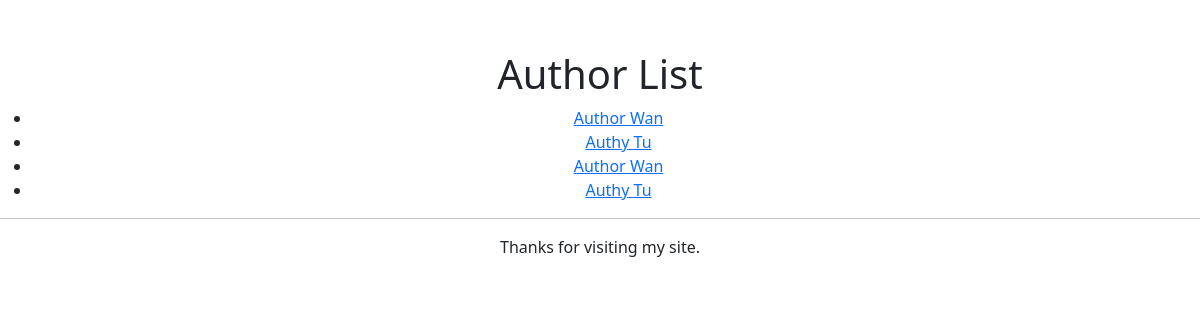
Page /author/ (signed in) on the earlier database version.
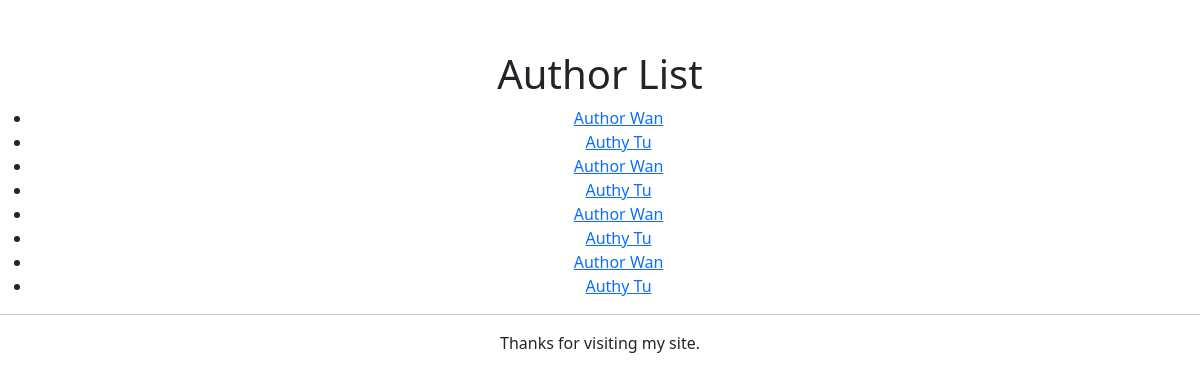
Same page on the later database version.
### exercises/models.py (models this page shows, shortened)
class Author(models.Model):
    first_name = models.CharField(max_length=30, null=True)
    last_name = models.CharField(max_length=40, null=True)
    email = models.EmailField(null=True)

### exercises/views.py (the view)
# urls.py: path("author/", author_list, name='authors'),
@login_required
def author_list(request):
    authors = Author.objects.all()
    return render(
        request,
        "author_list.html",
        {"author_list": authors}
    )

### templates/author_list.html (shortened to what this page needs)
{% extends "base.html" %}
{% block header %}
<h1>Author List</h1>
{% endblock %}
{% block content %}
<ul>
{% for author in author_list %}
    <li><a href= "{% url 'author-information' author.pk %}">{{author.first_name}} {{author.last_name}}</a></li>
{% empty %}
    <li>No authors</li>
{% endfor %}
</ul>
{% endblock %}

### templates/base.html (shortened to what this page needs)
<!DOCTYPE html>
<html lang="en">
<head>
    <link href="https://cdn.jsdelivr.net/npm/bootstrap@5.0.2/dist/css/bootstrap.min.css" rel="stylesheet">
</head>
<body>
    <div id="maindiv">
    {% block header %}{% endblock %}
    {% block content %}{% endblock %}
    {% block footer %}
    <hr>
    <p>Thanks for visiting my site.</p>
    {% endblock %}
    </div>
</body>
</html>

### templates/base.html (style rules this page uses)
h1 { text-align: center; }
p { text-align: center; }
div { text-align: center; }
#maindiv { margin-top: 50px; }
a { margin-left:5px; }

Differences in the rows shown:
added Author: first_name "Author", last_name "Wan"
added Author: first_name "Authy", last_name "Tu"
added Author: first_name "Author", last_name "Wan"
added Author: first_name "Authy", last_name "Tu"
